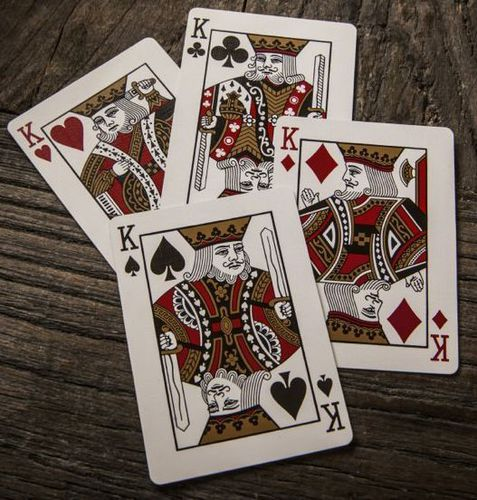
#> input picture Resources/cards.jpg, 477 x 500 px
$ python thresholding-binarization.py
#> lines starting #> are read from the running program, lines starting #| are printed output that depends on the picture; after the words box and inside, x2 and y2 are one past the last pixel; in counts of white or black regions, pixels touching at a corner belong together
import cv2 as cv
import numpy as np
import matplotlib.pyplot as plt


img = cv.imread('../Resources/cards.jpg')
#> img is the input picture: shape (500, 477, 3); mean B, G, R 88.1, 96.6, 109.6
# img = cv.resize(img, (int(img.shape[1]*0.7), int(img.shape[0]*0.7)), interpolation=cv.INTER_AREA)
cv.imshow(f'Group: {img.shape} ',img)

# Simple thresholding
THRESHOLD = 125
grey_img = cv.cvtColor(img, cv.COLOR_BGR2GRAY)
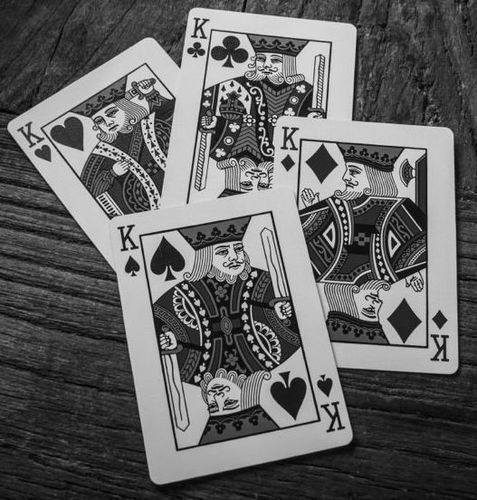
#> grey_img: shape (500, 477); min 1, max 251, mean 99.5
cv.imshow('grey img -',grey_img)

thresold, thresh = cv.threshold(grey_img, THRESHOLD, 255, cv.THRESH_BINARY)
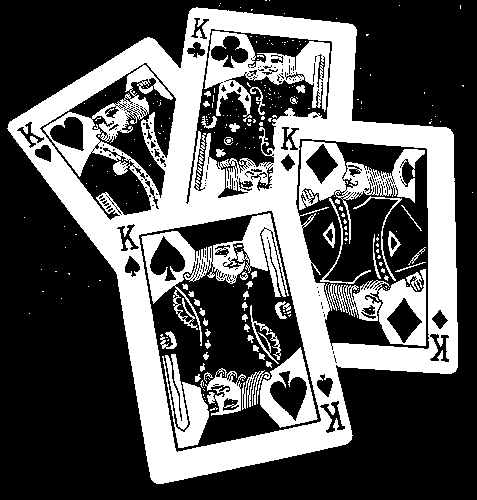
#> thresh: shape (500, 477); 34.9% white; 253 white regions (199 under 20 px), largest, box (x1, y1, x2, y2) and area: (7, 7, 458, 484) 61993, (141, 213, 289, 346) 4903, (204, 31, 330, 117) 4079
#> thresold = 125
cv.imshow('Threshold ',thresh)

# inverse threshold
thresold, inv_thresh = cv.threshold(grey_img, THRESHOLD, 255, cv.THRESH_BINARY_INV)
cv.imshow('Inverse Threshold',inv_thresh)

# Adaptive Thresholding
adaptive_thresh = cv.adaptiveThreshold(grey_img, 255, cv.ADAPTIVE_THRESH_GAUSSIAN_C, cv.THRESH_BINARY, 11, 3)
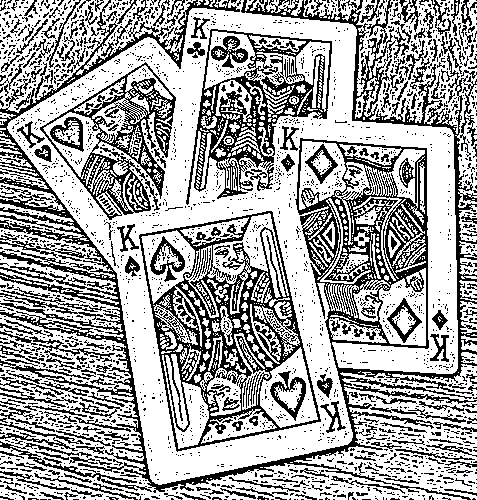
#> adaptive_thresh: shape (500, 477); 64.9% white; black in thin lines or dots
cv.imshow('Adaptive thresholding:', adaptive_thresh)

cv.waitKey(0)

$ run again, with Resources/Thumbnail.jpg copied over Resources/cards.jpg
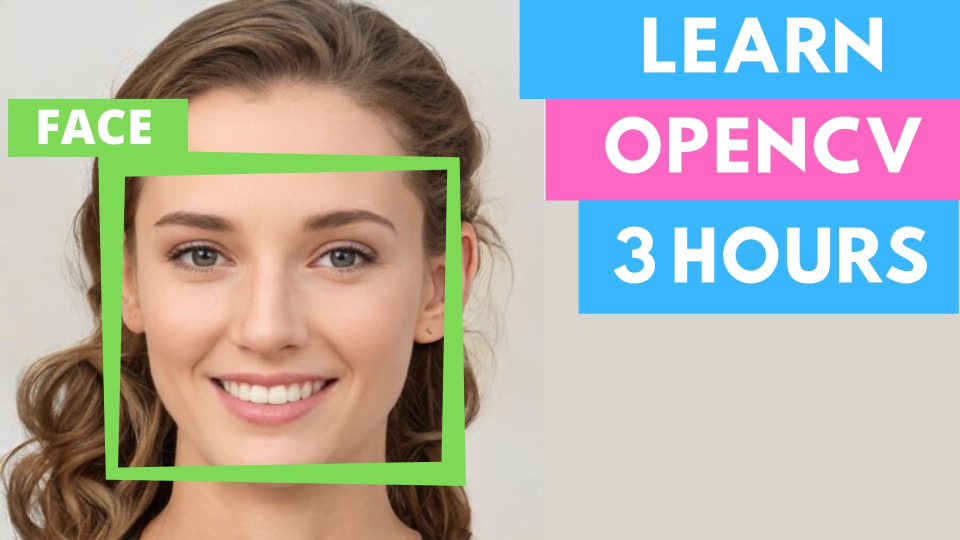
#> input picture Resources/Thumbnail.jpg, 1920 x 1080 px (shown at 1/2 size)
#> img is the input picture: shape (1080, 1920, 3); mean B, G, R 170.7, 172.7, 174.1
#> `thresold, thresh = cv.threshold(grey_img, THRESHOLD, 255, cv.THRESH_BI..`:
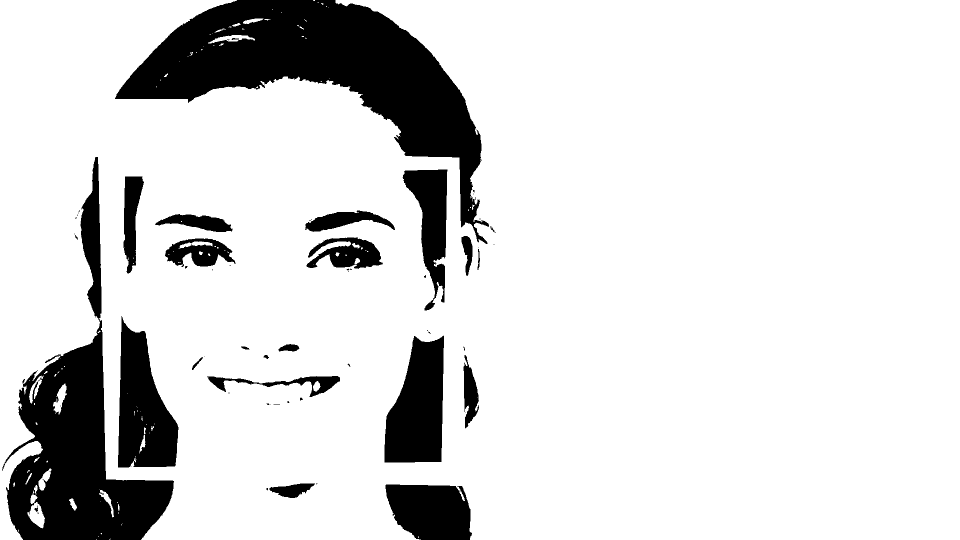
#> thresh: shape (1080, 1920) (shown at 1/2 size); 85.4% white; 63 black regions (37 under 20 px), largest, box (x1, y1, x2, y2) and area: (230, 0, 978, 488) 117074, (4, 314, 348, 1080) 79807, (236, 632, 357, 935) 23228
#> thresold = 125
#> `adaptive_thresh = cv.adaptiveThreshold(grey_img, 255, cv.ADAPTIVE_THRE..`:
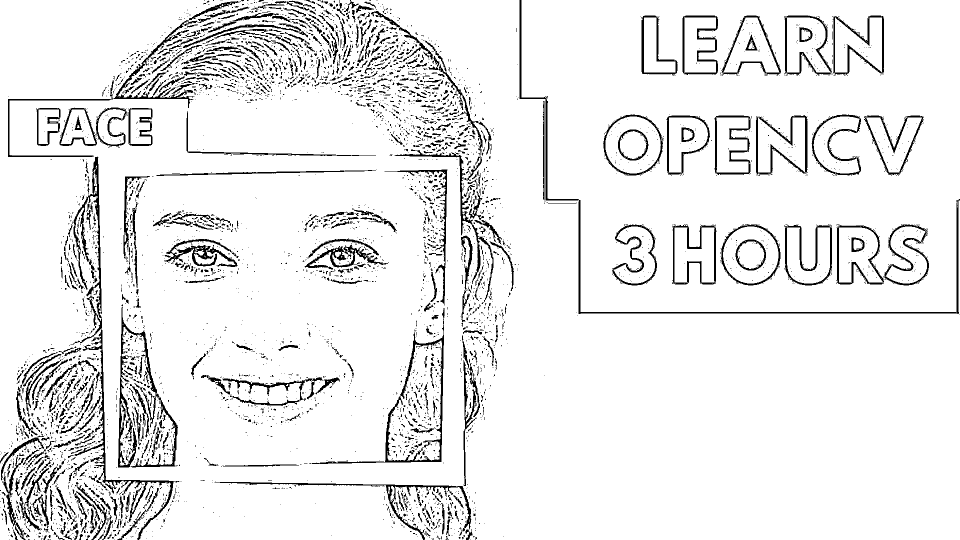
#> adaptive_thresh: shape (1080, 1920) (shown at 1/2 size); 92.1% white; 4854 black regions (4061 under 20 px), largest, box (x1, y1, x2, y2) and area: (141, 313, 359, 1080) 8058, (1039, 0, 1920, 628) 6023, (236, 614, 356, 935) 5188
